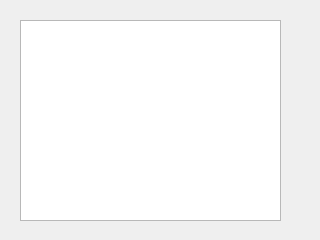
<?xml version="1.0" encoding="UTF-8"?>
<ui version="4.0">
 <class>Widget</class>
 <widget class="QWidget" name="Widget">
  <property name="geometry">
   <rect>
    <x>0</x>
    <y>0</y>
    <width>320</width>
    <height>240</height>
   </rect>
  </property>
  <property name="windowTitle">
   <string>Widget</string>
  </property>
  <widget class="QStackedWidget" name="stackedWidget">
   <property name="geometry">
    <rect>
     <x>0</x>
     <y>0</y>
     <width>320</width>
     <height>240</height>
    </rect>
   </property>
   <widget class="QWidget" name="page">
    <widget class="QTextEdit" name="textEdit">
     <property name="geometry">
      <rect>
       <x>20</x>
       <y>20</y>
       <width>261</width>
       <height>201</height>
      </rect>
     </property>
    </widget>
   </widget>
   <widget class="QWidget" name="page_2"/>
  </widget>
 </widget>
 <layoutdefault spacing="6" margin="11"/>
 <resources/>
 <connections/>
</ui>
